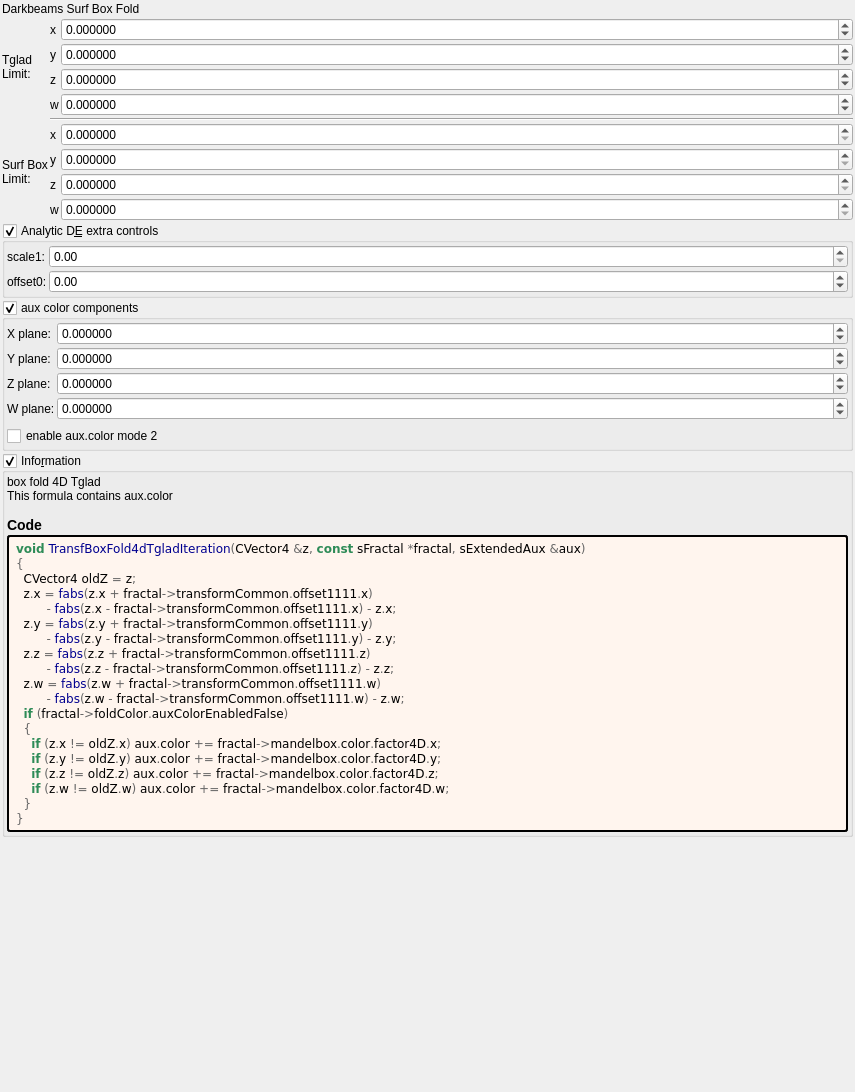
<?xml version="1.0" encoding="UTF-8"?>
<ui version="4.0">
 <class>Form</class>
 <widget class="QWidget" name="Form">
  <property name="geometry">
   <rect>
    <x>0</x>
    <y>0</y>
    <width>855</width>
    <height>1092</height>
   </rect>
  </property>
  <property name="windowTitle">
   <string notr="true">transf_box_fold4d_tglad</string>
  </property>
  <layout class="QVBoxLayout" name="verticalLayout">
   <property name="spacing">
    <number>2</number>
   </property>
   <property name="leftMargin">
    <number>2</number>
   </property>
   <property name="topMargin">
    <number>2</number>
   </property>
   <property name="rightMargin">
    <number>2</number>
   </property>
   <property name="bottomMargin">
    <number>2</number>
   </property>
   <item>
    <widget class="QLabel" name="label_28">
     <property name="text">
      <string>Darkbeams Surf Box Fold</string>
     </property>
    </widget>
   </item>
   <item>
    <layout class="QGridLayout" name="gridLayout_64" columnstretch="0,0,0,1">
     <property name="spacing">
      <number>2</number>
     </property>
     <item row="4" column="2">
      <widget class="QLabel" name="label_117">
       <property name="text">
        <string notr="true">w</string>
       </property>
      </widget>
     </item>
     <item row="3" column="2">
      <widget class="QLabel" name="label_119">
       <property name="text">
        <string notr="true">z</string>
       </property>
      </widget>
     </item>
     <item row="6" column="1" rowspan="4">
      <widget class="QLabel" name="label_97">
       <property name="text">
        <string>Surf Box
Limit:</string>
       </property>
      </widget>
     </item>
     <item row="2" column="3">
      <widget class="MyDoubleSpinBox" name="spinbox4_transf_offset_1111_y">
       <property name="sizePolicy">
        <sizepolicy hsizetype="Minimum" vsizetype="Maximum">
         <horstretch>0</horstretch>
         <verstretch>0</verstretch>
        </sizepolicy>
       </property>
       <property name="prefix">
        <string/>
       </property>
       <property name="suffix">
        <string/>
       </property>
       <property name="decimals">
        <number>6</number>
       </property>
       <property name="minimum">
        <double>-99.989999999999995</double>
       </property>
       <property name="maximum">
        <double>99.989999999999995</double>
       </property>
       <property name="singleStep">
        <double>0.100000000000000</double>
       </property>
      </widget>
     </item>
     <item row="7" column="3">
      <widget class="MyDoubleSpinBox" name="spinbox4_transf_offset_2222_y">
       <property name="sizePolicy">
        <sizepolicy hsizetype="Minimum" vsizetype="Maximum">
         <horstretch>0</horstretch>
         <verstretch>0</verstretch>
        </sizepolicy>
       </property>
       <property name="prefix">
        <string/>
       </property>
       <property name="suffix">
        <string/>
       </property>
       <property name="decimals">
        <number>6</number>
       </property>
       <property name="minimum">
        <double>0.000000000000000</double>
       </property>
       <property name="maximum">
        <double>2000.000000000000000</double>
       </property>
       <property name="singleStep">
        <double>0.100000000000000</double>
       </property>
      </widget>
     </item>
     <item row="1" column="1" rowspan="4">
      <widget class="QLabel" name="label_95">
       <property name="text">
        <string>Tglad
Limit:</string>
       </property>
      </widget>
     </item>
     <item row="4" column="3">
      <widget class="MyDoubleSpinBox" name="spinbox4_transf_offset_1111_w">
       <property name="sizePolicy">
        <sizepolicy hsizetype="Minimum" vsizetype="Maximum">
         <horstretch>0</horstretch>
         <verstretch>0</verstretch>
        </sizepolicy>
       </property>
       <property name="prefix">
        <string/>
       </property>
       <property name="suffix">
        <string/>
       </property>
       <property name="decimals">
        <number>6</number>
       </property>
       <property name="minimum">
        <double>-99.989999999999995</double>
       </property>
       <property name="maximum">
        <double>99.989999999999995</double>
       </property>
       <property name="singleStep">
        <double>0.100000000000000</double>
       </property>
      </widget>
     </item>
     <item row="1" column="2">
      <widget class="QLabel" name="label_118">
       <property name="text">
        <string notr="true">x</string>
       </property>
      </widget>
     </item>
     <item row="3" column="3">
      <widget class="MyDoubleSpinBox" name="spinbox4_transf_offset_1111_z">
       <property name="sizePolicy">
        <sizepolicy hsizetype="Minimum" vsizetype="Maximum">
         <horstretch>0</horstretch>
         <verstretch>0</verstretch>
        </sizepolicy>
       </property>
       <property name="prefix">
        <string/>
       </property>
       <property name="suffix">
        <string/>
       </property>
       <property name="decimals">
        <number>6</number>
       </property>
       <property name="minimum">
        <double>-99.989999999999995</double>
       </property>
       <property name="maximum">
        <double>99.989999999999995</double>
       </property>
       <property name="singleStep">
        <double>0.100000000000000</double>
       </property>
      </widget>
     </item>
     <item row="8" column="3">
      <widget class="MyDoubleSpinBox" name="spinbox4_transf_offset_2222_z">
       <property name="sizePolicy">
        <sizepolicy hsizetype="Minimum" vsizetype="Maximum">
         <horstretch>0</horstretch>
         <verstretch>0</verstretch>
        </sizepolicy>
       </property>
       <property name="prefix">
        <string/>
       </property>
       <property name="suffix">
        <string/>
       </property>
       <property name="decimals">
        <number>6</number>
       </property>
       <property name="minimum">
        <double>0.000000000000000</double>
       </property>
       <property name="maximum">
        <double>2000.000000000000000</double>
       </property>
       <property name="singleStep">
        <double>0.100000000000000</double>
       </property>
      </widget>
     </item>
     <item row="1" column="3">
      <widget class="MyDoubleSpinBox" name="spinbox4_transf_offset_1111_x">
       <property name="sizePolicy">
        <sizepolicy hsizetype="Minimum" vsizetype="Maximum">
         <horstretch>0</horstretch>
         <verstretch>0</verstretch>
        </sizepolicy>
       </property>
       <property name="prefix">
        <string/>
       </property>
       <property name="suffix">
        <string/>
       </property>
       <property name="decimals">
        <number>6</number>
       </property>
       <property name="minimum">
        <double>-99.989999999999995</double>
       </property>
       <property name="maximum">
        <double>99.989999999999995</double>
       </property>
       <property name="singleStep">
        <double>0.100000000000000</double>
       </property>
      </widget>
     </item>
     <item row="2" column="2">
      <widget class="QLabel" name="label_116">
       <property name="text">
        <string notr="true">y</string>
       </property>
      </widget>
     </item>
     <item row="6" column="3">
      <widget class="MyDoubleSpinBox" name="spinbox4_transf_offset_2222_x">
       <property name="sizePolicy">
        <sizepolicy hsizetype="Minimum" vsizetype="Maximum">
         <horstretch>0</horstretch>
         <verstretch>0</verstretch>
        </sizepolicy>
       </property>
       <property name="prefix">
        <string/>
       </property>
       <property name="suffix">
        <string/>
       </property>
       <property name="decimals">
        <number>6</number>
       </property>
       <property name="minimum">
        <double>0.000000000000000</double>
       </property>
       <property name="maximum">
        <double>2000.000000000000000</double>
       </property>
       <property name="singleStep">
        <double>0.100000000000000</double>
       </property>
      </widget>
     </item>
     <item row="5" column="2" colspan="2">
      <widget class="Line" name="line_40">
       <property name="orientation">
        <enum>Qt::Horizontal</enum>
       </property>
      </widget>
     </item>
     <item row="8" column="2">
      <widget class="QLabel" name="label_125">
       <property name="text">
        <string notr="true">z</string>
       </property>
      </widget>
     </item>
     <item row="9" column="3">
      <widget class="MyDoubleSpinBox" name="spinbox4_transf_offset_2222_w">
       <property name="sizePolicy">
        <sizepolicy hsizetype="Minimum" vsizetype="Maximum">
         <horstretch>0</horstretch>
         <verstretch>0</verstretch>
        </sizepolicy>
       </property>
       <property name="prefix">
        <string/>
       </property>
       <property name="suffix">
        <string/>
       </property>
       <property name="decimals">
        <number>6</number>
       </property>
       <property name="minimum">
        <double>0.000000000000000</double>
       </property>
       <property name="maximum">
        <double>2000.000000000000000</double>
       </property>
       <property name="singleStep">
        <double>0.100000000000000</double>
       </property>
      </widget>
     </item>
     <item row="9" column="2">
      <widget class="QLabel" name="label_124">
       <property name="text">
        <string notr="true">w</string>
       </property>
      </widget>
     </item>
     <item row="6" column="2">
      <widget class="QLabel" name="label_126">
       <property name="text">
        <string notr="true">x</string>
       </property>
      </widget>
     </item>
     <item row="7" column="2">
      <widget class="QLabel" name="label_127">
       <property name="text">
        <string notr="true">y</string>
       </property>
      </widget>
     </item>
    </layout>
   </item>
   <item>
    <widget class="MyGroupBox" name="groupCheck_analyticDE_enabled_false">
     <property name="title">
      <string>Analytic D&amp;E extra controls</string>
     </property>
     <property name="checkable">
      <bool>true</bool>
     </property>
     <layout class="QVBoxLayout" name="verticalLayout_13" stretch="0">
      <property name="spacing">
       <number>2</number>
      </property>
      <property name="leftMargin">
       <number>2</number>
      </property>
      <property name="topMargin">
       <number>2</number>
      </property>
      <property name="rightMargin">
       <number>2</number>
      </property>
      <property name="bottomMargin">
       <number>2</number>
      </property>
      <item>
       <layout class="QGridLayout" name="gridLayout_27" columnstretch="0,0,1">
        <property name="spacing">
         <number>2</number>
        </property>
        <item row="1" column="2">
         <widget class="MyDoubleSpinBox" name="spinbox_analyticDE_offset_0">
          <property name="sizePolicy">
           <sizepolicy hsizetype="Minimum" vsizetype="Maximum">
            <horstretch>0</horstretch>
            <verstretch>0</verstretch>
           </sizepolicy>
          </property>
          <property name="prefix">
           <string/>
          </property>
          <property name="suffix">
           <string/>
          </property>
          <property name="decimals">
           <number>2</number>
          </property>
          <property name="minimum">
           <double>-99.989999999999995</double>
          </property>
          <property name="maximum">
           <double>99.989999999999995</double>
          </property>
          <property name="singleStep">
           <double>0.100000000000000</double>
          </property>
         </widget>
        </item>
        <item row="1" column="1">
         <widget class="QLabel" name="label_177">
          <property name="text">
           <string>offset0:</string>
          </property>
         </widget>
        </item>
        <item row="0" column="1">
         <widget class="QLabel" name="label_182">
          <property name="text">
           <string>scale1:</string>
          </property>
         </widget>
        </item>
        <item row="0" column="2">
         <widget class="MyDoubleSpinBox" name="spinbox_analyticDE_scale_1">
          <property name="sizePolicy">
           <sizepolicy hsizetype="Minimum" vsizetype="Maximum">
            <horstretch>0</horstretch>
            <verstretch>0</verstretch>
           </sizepolicy>
          </property>
          <property name="prefix">
           <string/>
          </property>
          <property name="suffix">
           <string/>
          </property>
          <property name="decimals">
           <number>2</number>
          </property>
          <property name="minimum">
           <double>0.000000000000000</double>
          </property>
          <property name="maximum">
           <double>99.989999999999995</double>
          </property>
          <property name="singleStep">
           <double>0.100000000000000</double>
          </property>
         </widget>
        </item>
       </layout>
      </item>
     </layout>
    </widget>
   </item>
   <item>
    <widget class="MyGroupBox" name="groupCheck_fold_color_aux_color_enabled_false">
     <property name="title">
      <string>aux color components</string>
     </property>
     <property name="checkable">
      <bool>true</bool>
     </property>
     <layout class="QVBoxLayout" name="verticalLayout_10">
      <property name="leftMargin">
       <number>2</number>
      </property>
      <property name="topMargin">
       <number>2</number>
      </property>
      <property name="rightMargin">
       <number>2</number>
      </property>
      <property name="bottomMargin">
       <number>2</number>
      </property>
      <item>
       <layout class="QGridLayout" name="gridLayout_16" columnstretch="0,1">
        <property name="spacing">
         <number>2</number>
        </property>
        <item row="2" column="0">
         <widget class="QLabel" name="label_42">
          <property name="text">
           <string>Z plane:</string>
          </property>
         </widget>
        </item>
        <item row="3" column="1">
         <widget class="MyDoubleSpinBox" name="spinbox4_mandelbox_color_4D_w">
          <property name="sizePolicy">
           <sizepolicy hsizetype="Minimum" vsizetype="Maximum">
            <horstretch>0</horstretch>
            <verstretch>0</verstretch>
           </sizepolicy>
          </property>
          <property name="prefix">
           <string/>
          </property>
          <property name="suffix">
           <string/>
          </property>
          <property name="decimals">
           <number>6</number>
          </property>
          <property name="minimum">
           <double>-100.000000000000000</double>
          </property>
          <property name="maximum">
           <double>100.000000000000000</double>
          </property>
          <property name="singleStep">
           <double>0.100000000000000</double>
          </property>
         </widget>
        </item>
        <item row="0" column="0">
         <widget class="QLabel" name="label_34">
          <property name="text">
           <string>X plane:</string>
          </property>
         </widget>
        </item>
        <item row="0" column="1">
         <widget class="MyDoubleSpinBox" name="spinbox4_mandelbox_color_4D_x">
          <property name="sizePolicy">
           <sizepolicy hsizetype="Minimum" vsizetype="Maximum">
            <horstretch>0</horstretch>
            <verstretch>0</verstretch>
           </sizepolicy>
          </property>
          <property name="prefix">
           <string/>
          </property>
          <property name="suffix">
           <string/>
          </property>
          <property name="decimals">
           <number>6</number>
          </property>
          <property name="minimum">
           <double>-100.000000000000000</double>
          </property>
          <property name="maximum">
           <double>100.000000000000000</double>
          </property>
          <property name="singleStep">
           <double>0.100000000000000</double>
          </property>
         </widget>
        </item>
        <item row="3" column="0">
         <widget class="QLabel" name="label_30">
          <property name="text">
           <string>W plane:</string>
          </property>
         </widget>
        </item>
        <item row="1" column="0">
         <widget class="QLabel" name="label_43">
          <property name="text">
           <string>Y plane:</string>
          </property>
         </widget>
        </item>
        <item row="2" column="1">
         <widget class="MyDoubleSpinBox" name="spinbox4_mandelbox_color_4D_z">
          <property name="sizePolicy">
           <sizepolicy hsizetype="Minimum" vsizetype="Maximum">
            <horstretch>0</horstretch>
            <verstretch>0</verstretch>
           </sizepolicy>
          </property>
          <property name="prefix">
           <string/>
          </property>
          <property name="suffix">
           <string/>
          </property>
          <property name="decimals">
           <number>6</number>
          </property>
          <property name="minimum">
           <double>-100.000000000000000</double>
          </property>
          <property name="maximum">
           <double>100.000000000000000</double>
          </property>
          <property name="singleStep">
           <double>0.100000000000000</double>
          </property>
         </widget>
        </item>
        <item row="1" column="1">
         <widget class="MyDoubleSpinBox" name="spinbox4_mandelbox_color_4D_y">
          <property name="sizePolicy">
           <sizepolicy hsizetype="Minimum" vsizetype="Maximum">
            <horstretch>0</horstretch>
            <verstretch>0</verstretch>
           </sizepolicy>
          </property>
          <property name="prefix">
           <string/>
          </property>
          <property name="suffix">
           <string/>
          </property>
          <property name="decimals">
           <number>6</number>
          </property>
          <property name="minimum">
           <double>-100.000000000000000</double>
          </property>
          <property name="maximum">
           <double>100.000000000000000</double>
          </property>
          <property name="singleStep">
           <double>0.100000000000000</double>
          </property>
         </widget>
        </item>
       </layout>
      </item>
      <item>
       <widget class="MyCheckBox" name="checkBox_transf_function_enabledCx_false">
        <property name="text">
         <string>enable aux.color mode 2</string>
        </property>
       </widget>
      </item>
     </layout>
    </widget>
   </item>
   <item>
    <widget class="MyGroupBox" name="groupCheck_info">
     <property name="title">
      <string>Info&amp;rmation</string>
     </property>
     <property name="flat">
      <bool>false</bool>
     </property>
     <property name="checkable">
      <bool>true</bool>
     </property>
     <layout class="QVBoxLayout" name="verticalLayout_2">
      <property name="spacing">
       <number>2</number>
      </property>
      <property name="leftMargin">
       <number>2</number>
      </property>
      <property name="topMargin">
       <number>2</number>
      </property>
      <property name="rightMargin">
       <number>2</number>
      </property>
      <property name="bottomMargin">
       <number>2</number>
      </property>
      <item>
       <widget class="QLabel" name="label_information_general">
        <property name="text">
         <string notr="true">&lt;p&gt;box fold 4D Tglad&lt;br&gt;This formula contains aux.color&lt;/p&gt;&lt;table&gt;
&lt;/table&gt;
&lt;h3&gt;Code&lt;/h3&gt;</string>
        </property>
        <property name="wordWrap">
         <bool>true</bool>
        </property>
        <property name="openExternalLinks">
         <bool>true</bool>
        </property>
        <property name="textInteractionFlags">
         <set>Qt::LinksAccessibleByMouse|Qt::TextSelectableByMouse</set>
        </property>
       </widget>
      </item>
      <item>
       <widget class="QLabel" name="label_code_content">
        <property name="styleSheet">
         <string notr="true">border-style: outset; border-width: 2px; border-radius: 3px; border-color: black; background-color: #fff5ee; padding: 4px;</string>
        </property>
        <property name="text">
         <string notr="true">&lt;body style=&quot;background-color:#fff5ee&quot;&gt;
&lt;pre style=&quot;color:#000000; background-color:#fff5ee;  font-family:'Courier New',monospace;&quot;&gt;&lt;span style=&quot;color:#2e8b57; font-weight:bold&quot;&gt;void&lt;/span&gt; &lt;span style=&quot;color:#00008f&quot;&gt;TransfBoxFold4dTgladIteration&lt;/span&gt;&lt;span style=&quot;color:#676767&quot;&gt;(&lt;/span&gt;CVector4 &lt;span style=&quot;color:#676767&quot;&gt;&amp;amp;&lt;/span&gt;z&lt;span style=&quot;color:#676767&quot;&gt;,&lt;/span&gt; &lt;span style=&quot;color:#2e8b57; font-weight:bold&quot;&gt;const&lt;/span&gt; sFractal &lt;span style=&quot;color:#676767&quot;&gt;*&lt;/span&gt;fractal&lt;span style=&quot;color:#676767&quot;&gt;,&lt;/span&gt; sExtendedAux &lt;span style=&quot;color:#676767&quot;&gt;&amp;amp;&lt;/span&gt;aux&lt;span style=&quot;color:#676767&quot;&gt;)&lt;/span&gt;
&lt;span style=&quot;color:#676767&quot;&gt;{&lt;/span&gt;
  CVector4 oldZ &lt;span style=&quot;color:#676767&quot;&gt;=&lt;/span&gt; z&lt;span style=&quot;color:#676767&quot;&gt;;&lt;/span&gt;
  z&lt;span style=&quot;color:#676767&quot;&gt;.&lt;/span&gt;x &lt;span style=&quot;color:#676767&quot;&gt;=&lt;/span&gt; &lt;span style=&quot;color:#00008f&quot;&gt;fabs&lt;/span&gt;&lt;span style=&quot;color:#676767&quot;&gt;(&lt;/span&gt;z&lt;span style=&quot;color:#676767&quot;&gt;.&lt;/span&gt;x &lt;span style=&quot;color:#676767&quot;&gt;+&lt;/span&gt; fractal&lt;span style=&quot;color:#676767&quot;&gt;-&amp;gt;&lt;/span&gt;transformCommon&lt;span style=&quot;color:#676767&quot;&gt;.&lt;/span&gt;offset1111&lt;span style=&quot;color:#676767&quot;&gt;.&lt;/span&gt;x&lt;span style=&quot;color:#676767&quot;&gt;)&lt;/span&gt;
        &lt;span style=&quot;color:#676767&quot;&gt;-&lt;/span&gt; &lt;span style=&quot;color:#00008f&quot;&gt;fabs&lt;/span&gt;&lt;span style=&quot;color:#676767&quot;&gt;(&lt;/span&gt;z&lt;span style=&quot;color:#676767&quot;&gt;.&lt;/span&gt;x &lt;span style=&quot;color:#676767&quot;&gt;-&lt;/span&gt; fractal&lt;span style=&quot;color:#676767&quot;&gt;-&amp;gt;&lt;/span&gt;transformCommon&lt;span style=&quot;color:#676767&quot;&gt;.&lt;/span&gt;offset1111&lt;span style=&quot;color:#676767&quot;&gt;.&lt;/span&gt;x&lt;span style=&quot;color:#676767&quot;&gt;) -&lt;/span&gt; z&lt;span style=&quot;color:#676767&quot;&gt;.&lt;/span&gt;x&lt;span style=&quot;color:#676767&quot;&gt;;&lt;/span&gt;
  z&lt;span style=&quot;color:#676767&quot;&gt;.&lt;/span&gt;y &lt;span style=&quot;color:#676767&quot;&gt;=&lt;/span&gt; &lt;span style=&quot;color:#00008f&quot;&gt;fabs&lt;/span&gt;&lt;span style=&quot;color:#676767&quot;&gt;(&lt;/span&gt;z&lt;span style=&quot;color:#676767&quot;&gt;.&lt;/span&gt;y &lt;span style=&quot;color:#676767&quot;&gt;+&lt;/span&gt; fractal&lt;span style=&quot;color:#676767&quot;&gt;-&amp;gt;&lt;/span&gt;transformCommon&lt;span style=&quot;color:#676767&quot;&gt;.&lt;/span&gt;offset1111&lt;span style=&quot;color:#676767&quot;&gt;.&lt;/span&gt;y&lt;span style=&quot;color:#676767&quot;&gt;)&lt;/span&gt;
        &lt;span style=&quot;color:#676767&quot;&gt;-&lt;/span&gt; &lt;span style=&quot;color:#00008f&quot;&gt;fabs&lt;/span&gt;&lt;span style=&quot;color:#676767&quot;&gt;(&lt;/span&gt;z&lt;span style=&quot;color:#676767&quot;&gt;.&lt;/span&gt;y &lt;span style=&quot;color:#676767&quot;&gt;-&lt;/span&gt; fractal&lt;span style=&quot;color:#676767&quot;&gt;-&amp;gt;&lt;/span&gt;transformCommon&lt;span style=&quot;color:#676767&quot;&gt;.&lt;/span&gt;offset1111&lt;span style=&quot;color:#676767&quot;&gt;.&lt;/span&gt;y&lt;span style=&quot;color:#676767&quot;&gt;) -&lt;/span&gt; z&lt;span style=&quot;color:#676767&quot;&gt;.&lt;/span&gt;y&lt;span style=&quot;color:#676767&quot;&gt;;&lt;/span&gt;
  z&lt;span style=&quot;color:#676767&quot;&gt;.&lt;/span&gt;z &lt;span style=&quot;color:#676767&quot;&gt;=&lt;/span&gt; &lt;span style=&quot;color:#00008f&quot;&gt;fabs&lt;/span&gt;&lt;span style=&quot;color:#676767&quot;&gt;(&lt;/span&gt;z&lt;span style=&quot;color:#676767&quot;&gt;.&lt;/span&gt;z &lt;span style=&quot;color:#676767&quot;&gt;+&lt;/span&gt; fractal&lt;span style=&quot;color:#676767&quot;&gt;-&amp;gt;&lt;/span&gt;transformCommon&lt;span style=&quot;color:#676767&quot;&gt;.&lt;/span&gt;offset1111&lt;span style=&quot;color:#676767&quot;&gt;.&lt;/span&gt;z&lt;span style=&quot;color:#676767&quot;&gt;)&lt;/span&gt;
        &lt;span style=&quot;color:#676767&quot;&gt;-&lt;/span&gt; &lt;span style=&quot;color:#00008f&quot;&gt;fabs&lt;/span&gt;&lt;span style=&quot;color:#676767&quot;&gt;(&lt;/span&gt;z&lt;span style=&quot;color:#676767&quot;&gt;.&lt;/span&gt;z &lt;span style=&quot;color:#676767&quot;&gt;-&lt;/span&gt; fractal&lt;span style=&quot;color:#676767&quot;&gt;-&amp;gt;&lt;/span&gt;transformCommon&lt;span style=&quot;color:#676767&quot;&gt;.&lt;/span&gt;offset1111&lt;span style=&quot;color:#676767&quot;&gt;.&lt;/span&gt;z&lt;span style=&quot;color:#676767&quot;&gt;) -&lt;/span&gt; z&lt;span style=&quot;color:#676767&quot;&gt;.&lt;/span&gt;z&lt;span style=&quot;color:#676767&quot;&gt;;&lt;/span&gt;
  z&lt;span style=&quot;color:#676767&quot;&gt;.&lt;/span&gt;w &lt;span style=&quot;color:#676767&quot;&gt;=&lt;/span&gt; &lt;span style=&quot;color:#00008f&quot;&gt;fabs&lt;/span&gt;&lt;span style=&quot;color:#676767&quot;&gt;(&lt;/span&gt;z&lt;span style=&quot;color:#676767&quot;&gt;.&lt;/span&gt;w &lt;span style=&quot;color:#676767&quot;&gt;+&lt;/span&gt; fractal&lt;span style=&quot;color:#676767&quot;&gt;-&amp;gt;&lt;/span&gt;transformCommon&lt;span style=&quot;color:#676767&quot;&gt;.&lt;/span&gt;offset1111&lt;span style=&quot;color:#676767&quot;&gt;.&lt;/span&gt;w&lt;span style=&quot;color:#676767&quot;&gt;)&lt;/span&gt;
        &lt;span style=&quot;color:#676767&quot;&gt;-&lt;/span&gt; &lt;span style=&quot;color:#00008f&quot;&gt;fabs&lt;/span&gt;&lt;span style=&quot;color:#676767&quot;&gt;(&lt;/span&gt;z&lt;span style=&quot;color:#676767&quot;&gt;.&lt;/span&gt;w &lt;span style=&quot;color:#676767&quot;&gt;-&lt;/span&gt; fractal&lt;span style=&quot;color:#676767&quot;&gt;-&amp;gt;&lt;/span&gt;transformCommon&lt;span style=&quot;color:#676767&quot;&gt;.&lt;/span&gt;offset1111&lt;span style=&quot;color:#676767&quot;&gt;.&lt;/span&gt;w&lt;span style=&quot;color:#676767&quot;&gt;) -&lt;/span&gt; z&lt;span style=&quot;color:#676767&quot;&gt;.&lt;/span&gt;w&lt;span style=&quot;color:#676767&quot;&gt;;&lt;/span&gt;
  &lt;span style=&quot;color:#2e8b57; font-weight:bold&quot;&gt;if&lt;/span&gt; &lt;span style=&quot;color:#676767&quot;&gt;(&lt;/span&gt;fractal&lt;span style=&quot;color:#676767&quot;&gt;-&amp;gt;&lt;/span&gt;foldColor&lt;span style=&quot;color:#676767&quot;&gt;.&lt;/span&gt;auxColorEnabledFalse&lt;span style=&quot;color:#676767&quot;&gt;)&lt;/span&gt;
  &lt;span style=&quot;color:#676767&quot;&gt;{&lt;/span&gt;
    &lt;span style=&quot;color:#2e8b57; font-weight:bold&quot;&gt;if&lt;/span&gt; &lt;span style=&quot;color:#676767&quot;&gt;(&lt;/span&gt;z&lt;span style=&quot;color:#676767&quot;&gt;.&lt;/span&gt;x &lt;span style=&quot;color:#676767&quot;&gt;!=&lt;/span&gt; oldZ&lt;span style=&quot;color:#676767&quot;&gt;.&lt;/span&gt;x&lt;span style=&quot;color:#676767&quot;&gt;)&lt;/span&gt; aux&lt;span style=&quot;color:#676767&quot;&gt;.&lt;/span&gt;color &lt;span style=&quot;color:#676767&quot;&gt;+=&lt;/span&gt; fractal&lt;span style=&quot;color:#676767&quot;&gt;-&amp;gt;&lt;/span&gt;mandelbox&lt;span style=&quot;color:#676767&quot;&gt;.&lt;/span&gt;color&lt;span style=&quot;color:#676767&quot;&gt;.&lt;/span&gt;factor4D&lt;span style=&quot;color:#676767&quot;&gt;.&lt;/span&gt;x&lt;span style=&quot;color:#676767&quot;&gt;;&lt;/span&gt;
    &lt;span style=&quot;color:#2e8b57; font-weight:bold&quot;&gt;if&lt;/span&gt; &lt;span style=&quot;color:#676767&quot;&gt;(&lt;/span&gt;z&lt;span style=&quot;color:#676767&quot;&gt;.&lt;/span&gt;y &lt;span style=&quot;color:#676767&quot;&gt;!=&lt;/span&gt; oldZ&lt;span style=&quot;color:#676767&quot;&gt;.&lt;/span&gt;y&lt;span style=&quot;color:#676767&quot;&gt;)&lt;/span&gt; aux&lt;span style=&quot;color:#676767&quot;&gt;.&lt;/span&gt;color &lt;span style=&quot;color:#676767&quot;&gt;+=&lt;/span&gt; fractal&lt;span style=&quot;color:#676767&quot;&gt;-&amp;gt;&lt;/span&gt;mandelbox&lt;span style=&quot;color:#676767&quot;&gt;.&lt;/span&gt;color&lt;span style=&quot;color:#676767&quot;&gt;.&lt;/span&gt;factor4D&lt;span style=&quot;color:#676767&quot;&gt;.&lt;/span&gt;y&lt;span style=&quot;color:#676767&quot;&gt;;&lt;/span&gt;
    &lt;span style=&quot;color:#2e8b57; font-weight:bold&quot;&gt;if&lt;/span&gt; &lt;span style=&quot;color:#676767&quot;&gt;(&lt;/span&gt;z&lt;span style=&quot;color:#676767&quot;&gt;.&lt;/span&gt;z &lt;span style=&quot;color:#676767&quot;&gt;!=&lt;/span&gt; oldZ&lt;span style=&quot;color:#676767&quot;&gt;.&lt;/span&gt;z&lt;span style=&quot;color:#676767&quot;&gt;)&lt;/span&gt; aux&lt;span style=&quot;color:#676767&quot;&gt;.&lt;/span&gt;color &lt;span style=&quot;color:#676767&quot;&gt;+=&lt;/span&gt; fractal&lt;span style=&quot;color:#676767&quot;&gt;-&amp;gt;&lt;/span&gt;mandelbox&lt;span style=&quot;color:#676767&quot;&gt;.&lt;/span&gt;color&lt;span style=&quot;color:#676767&quot;&gt;.&lt;/span&gt;factor4D&lt;span style=&quot;color:#676767&quot;&gt;.&lt;/span&gt;z&lt;span style=&quot;color:#676767&quot;&gt;;&lt;/span&gt;
    &lt;span style=&quot;color:#2e8b57; font-weight:bold&quot;&gt;if&lt;/span&gt; &lt;span style=&quot;color:#676767&quot;&gt;(&lt;/span&gt;z&lt;span style=&quot;color:#676767&quot;&gt;.&lt;/span&gt;w &lt;span style=&quot;color:#676767&quot;&gt;!=&lt;/span&gt; oldZ&lt;span style=&quot;color:#676767&quot;&gt;.&lt;/span&gt;w&lt;span style=&quot;color:#676767&quot;&gt;)&lt;/span&gt; aux&lt;span style=&quot;color:#676767&quot;&gt;.&lt;/span&gt;color &lt;span style=&quot;color:#676767&quot;&gt;+=&lt;/span&gt; fractal&lt;span style=&quot;color:#676767&quot;&gt;-&amp;gt;&lt;/span&gt;mandelbox&lt;span style=&quot;color:#676767&quot;&gt;.&lt;/span&gt;color&lt;span style=&quot;color:#676767&quot;&gt;.&lt;/span&gt;factor4D&lt;span style=&quot;color:#676767&quot;&gt;.&lt;/span&gt;w&lt;span style=&quot;color:#676767&quot;&gt;;&lt;/span&gt;
  &lt;span style=&quot;color:#676767&quot;&gt;}&lt;/span&gt;
&lt;span style=&quot;color:#676767&quot;&gt;}&lt;/span&gt;
&lt;/pre&gt;
&lt;/body&gt;</string>
        </property>
        <property name="wordWrap">
         <bool>true</bool>
        </property>
        <property name="openExternalLinks">
         <bool>true</bool>
        </property>
        <property name="textInteractionFlags">
         <set>Qt::LinksAccessibleByMouse|Qt::TextSelectableByMouse</set>
        </property>
       </widget>
      </item>
     </layout>
    </widget>
   </item>
   <item>
    <spacer name="verticalSpacer_2">
     <property name="orientation">
      <enum>Qt::Vertical</enum>
     </property>
     <property name="sizeHint" stdset="0">
      <size>
       <width>20</width>
       <height>40</height>
      </size>
     </property>
    </spacer>
   </item>
  </layout>
 </widget>
 <customwidgets>
  <customwidget>
   <class>MyDoubleSpinBox</class>
   <extends>QDoubleSpinBox</extends>
   <header>my_double_spin_box.h</header>
  </customwidget>
  <customwidget>
   <class>MyGroupBox</class>
   <extends>QGroupBox</extends>
   <header>my_group_box.h</header>
   <container>1</container>
  </customwidget>
  <customwidget>
   <class>MyCheckBox</class>
   <extends>QCheckBox</extends>
   <header>my_check_box.h</header>
  </customwidget>
 </customwidgets>
 <tabstops>
  <tabstop>groupCheck_info</tabstop>
 </tabstops>
 <resources/>
 <connections/>
</ui>
